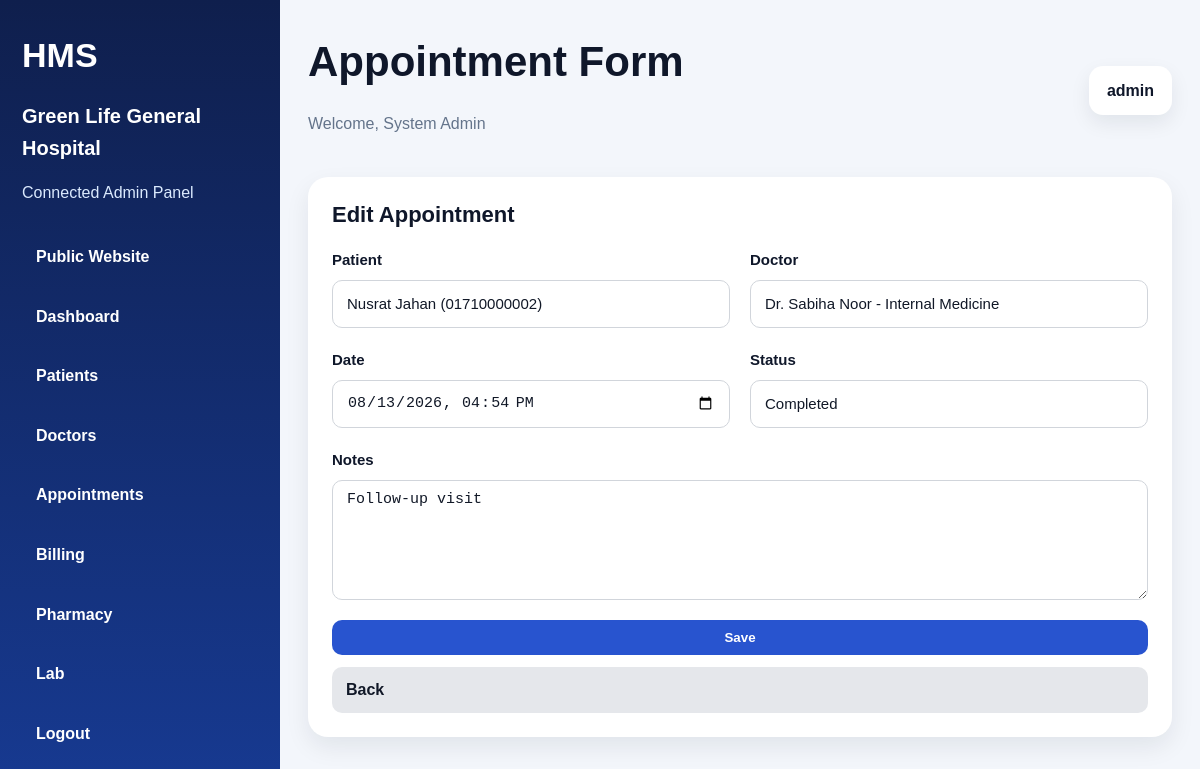
/admin/modules/appointments/form.php?id=2 (signed in), run on the app's committed database.
### tables this page shows
CREATE TABLE appointments (
  id INT AUTO_INCREMENT PRIMARY KEY,
  patient_id INT NOT NULL,
  doctor_id INT NOT NULL,
  appointment_date DATETIME NOT NULL,
  status VARCHAR(30) NOT NULL DEFAULT 'Scheduled',
  notes TEXT,
  created_at DATETIME NOT NULL,
  CONSTRAINT fk_appointments_patient FOREIGN KEY (patient_id) REFERENCES patients(id) ON DELETE CASCADE,
  CONSTRAINT fk_appointments_doctor FOREIGN KEY (doctor_id) REFERENCES doctors(id) ON DELETE CASCADE
);

CREATE TABLE patients (
  id INT AUTO_INCREMENT PRIMARY KEY,
  name VARCHAR(120) NOT NULL,
  age INT DEFAULT 0,
  gender VARCHAR(20) DEFAULT 'Male',
  phone VARCHAR(30) NOT NULL,
  blood_group VARCHAR(10) DEFAULT '',
  address VARCHAR(255) DEFAULT '',
  created_at DATETIME NOT NULL
);

CREATE TABLE doctors (
  id INT AUTO_INCREMENT PRIMARY KEY,
  name VARCHAR(120) NOT NULL,
  specialization VARCHAR(120) NOT NULL,
  phone VARCHAR(30) DEFAULT '',
  email VARCHAR(120) DEFAULT '',
  schedule VARCHAR(180) DEFAULT '',
  created_at DATETIME NOT NULL
);

### config/app.php (called while the page is built, shortened)
<?php
function e($v): string
{
    return htmlspecialchars((string) $v, ENT_QUOTES, 'UTF-8');
}

### admin/modules/appointments/form.php (the view, shortened to what this page needs)
<?php
require_once __DIR__ . '/../../../config/database.php';
$id = (int) ($_GET['id'] ?? 0);
$row = [
    'patient_id' => '',
    'doctor_id' => '',
    'appointment_date' => '',
    'status' => 'Scheduled',
    'notes' => ''
];
if ($id) {
    $st = $pdo->prepare('SELECT * FROM appointments WHERE id = ?');
    $st->execute([$id]);
    $row = $st->fetch() ?: $row;
}
$patients = $pdo->query('SELECT id, name, phone FROM patients ORDER BY name ASC')->fetchAll();
$doctors = $pdo->query('SELECT id, name, specialization FROM doctors ORDER BY name ASC')->fetchAll();
include __DIR__ . '/../../partials/header.php';
?>
<div class="table-card form-card">
    <div class="table-head">
        <h3><?= $id ? 'Edit Appointment' : 'Add Appointment' ?></h3>
    </div>
    <div class="form-body">
        <form method="post" class="grid-2">
            <div class="form-group">
                <label>Patient</label>
                <select class="form-control" name="patient_id" required>
                    <?php foreach ($patients as $p): ?>
                        <option value="<?= e($p['id']) ?>" <?= (string) $row['patient_id'] === (string) $p['id'] ? 'selected' : '' ?>>
                            <?= e($p['name'] . ' (' . $p['phone'] . ')') ?>
                        </option>
                    <?php endforeach; ?>
                </select>
            </div>
            <div class="form-group">
                <label>Doctor</label>
                <select class="form-control" name="doctor_id" required>
                    <?php foreach ($doctors as $d): ?>
                        <option value="<?= e($d['id']) ?>" <?= (string) $row['doctor_id'] === (string) $d['id'] ? 'selected' : '' ?>>
                            <?= e($d['name'] . ' - ' . $d['specialization']) ?>
                        </option>
                    <?php endforeach; ?>
                </select>
            </div>
            <div class="form-group">
                <label>Date</label>
                <input
                    class="form-control"
                    type="datetime-local"
                    name="appointment_date"
                    value="<?= e($row['appointment_date'] ? str_replace(' ', 'T', substr($row['appointment_date'], 0, 16)) : '') ?>"
                    required
                >
            </div>
            <div class="form-group">
                <label>Status</label>
                <select class="form-control" name="status">
                    <?php foreach (['Scheduled', 'Completed', 'Cancelled'] as $s): ?>
                        <option value="<?= e($s) ?>" <?= $row['status'] === $s ? 'selected' : '' ?>>
                            <?= e($s) ?>
                        </option>
                    <?php endforeach; ?>
                </select>
            </div>
            <div class="form-group full-width">
                <label>Notes</label>
                <textarea class="form-control" name="notes" rows="4"><?= e($row['notes']) ?></textarea>
            </div>
            <div class="form-group full-width form-actions">
                <button class="btn btn-primary" type="submit">Save</button>
                <a class="btn btn-secondary" href="index.php">Back</a>
            </div>
        </form>
    </div>
</div>
<?php include __DIR__ . '/../../partials/footer.php'; ?>

### assets/css/style.css (style rules this page uses)
:root { --bg:#f4f7fb; --card:#fff; --text:#172033; --muted:#5f6b7a; --pri:#1d4ed8; --pri2:#0f172a; --line:#e5e7eb; --success:#16a34a; --warn:#d97706; --danger:#dc2626; --radius:22px; --shadow:0 16px 36px rgba(15,23,42,.10) }
* { box-sizing:border-box }
html { scroll-behavior:smooth }
body { margin:0; font-family:Arial,Helvetica,sans-serif; background:var(--bg); color:var(--text); line-height:1.6 }
a { text-decoration:none; color:inherit }
.btn { display:inline-flex; align-items:center; justify-content:center; padding:13px 20px; border-radius:14px; border:none; cursor:pointer; font-weight:700; transition:.25s ease }
.btn-primary { background:var(--pri); color:#fff }
.btn-secondary { background:#eef2ff; color:var(--pri2) }
.hero-card, .panel, .table-card, .stat-card, .info-card, .login-panel { background:var(--card); border-radius:var(--radius); box-shadow:var(--shadow) }
.form-group { display: flex; flex-direction: column; }
.full-width { grid-column: 1 / -1; }
.form-group label { font-size: 15px; font-weight: 700; color: #0f172a; margin-bottom: 8px; }
.form-control { width: 100%; height: 48px; border: 1px solid #d1d5db; border-radius: 12px; padding: 12px 14px; font-size: 15px; color: #111827; background: #ffffff; outline: none; box-sizing: border-box; }
select.form-control { appearance: none; }
textarea.form-control { height: auto; resize: vertical; min-height: 110px; }
.btn { display:inline-block; padding:12px 18px; border-radius:8px; text-decoration:none; border:none; cursor:pointer; font-weight:600; }
.btn-primary { background:#2854cf; color:#fff; }
.btn-secondary { background:#e5e7eb; color:#111827; }
.btn { display: inline-block; padding: 12px 18px; border-radius: 10px; text-decoration: none; border: none; cursor: pointer; font-weight: 600; }
.btn-primary { background: #2854cf; color: #fff; }
.btn-secondary { background: #e5e7eb; color: #111827; }
.admin-body { margin: 0; background: #f3f6fb; font-family: Arial, sans-serif; color: #0f172a; }
.table-card { background: #ffffff; border-radius: 20px; box-shadow: 0 10px 24px rgba(15, 23, 42, 0.08); overflow: hidden; }
.table-head { padding: 20px 24px 0; }
.table-head h3 { margin: 0 0 16px; font-size: 22px; color: #0f172a; }
.btn-secondary { background: #e5e7eb; color: #111827; text-decoration: none; padding: 10px 14px; border-radius: 10px; font-weight: 600; display: inline-block; }
.btn-primary { background: #2854cf; color: #ffffff; text-decoration: none; padding: 10px 14px; border-radius: 10px; font-weight: 600; display: inline-block; }
.form-card { overflow: hidden; }
.form-body { padding: 0 24px 24px; }
.grid-2 { display: grid; grid-template-columns: 1fr 1fr; gap: 20px; }
.form-control { width: 100%; min-height: 46px; border: 1px solid #d1d5db; border-radius: 10px; padding: 10px 14px; font-size: 15px; color: #111827; background: #ffffff; box-sizing: border-box; outline: none; }
textarea.form-control { min-height: 120px; resize: vertical; }
.form-actions { display: flex; gap: 12px; flex-wrap: wrap; }

### admin/partials/header.php (style rules this page uses)
.btn-primary { white-space:nowrap; }
.btn-secondary { white-space:nowrap; }

### data on the page
appointments: patient_id "Nusrat Jahan (01710000002)", doctor_id "Dr. Sabiha Noor - Internal Medicine", appointment_date "08/13/2026 16:54", notes "Follow-up visit"

### other printed values
APP_NAME "Green Life General Hospital"
$pageTitle "Appointment Form"
$_SESSION['admin_name'] "System Admin"
$_SESSION['admin_username'] "admin"
form field status "Completed"
